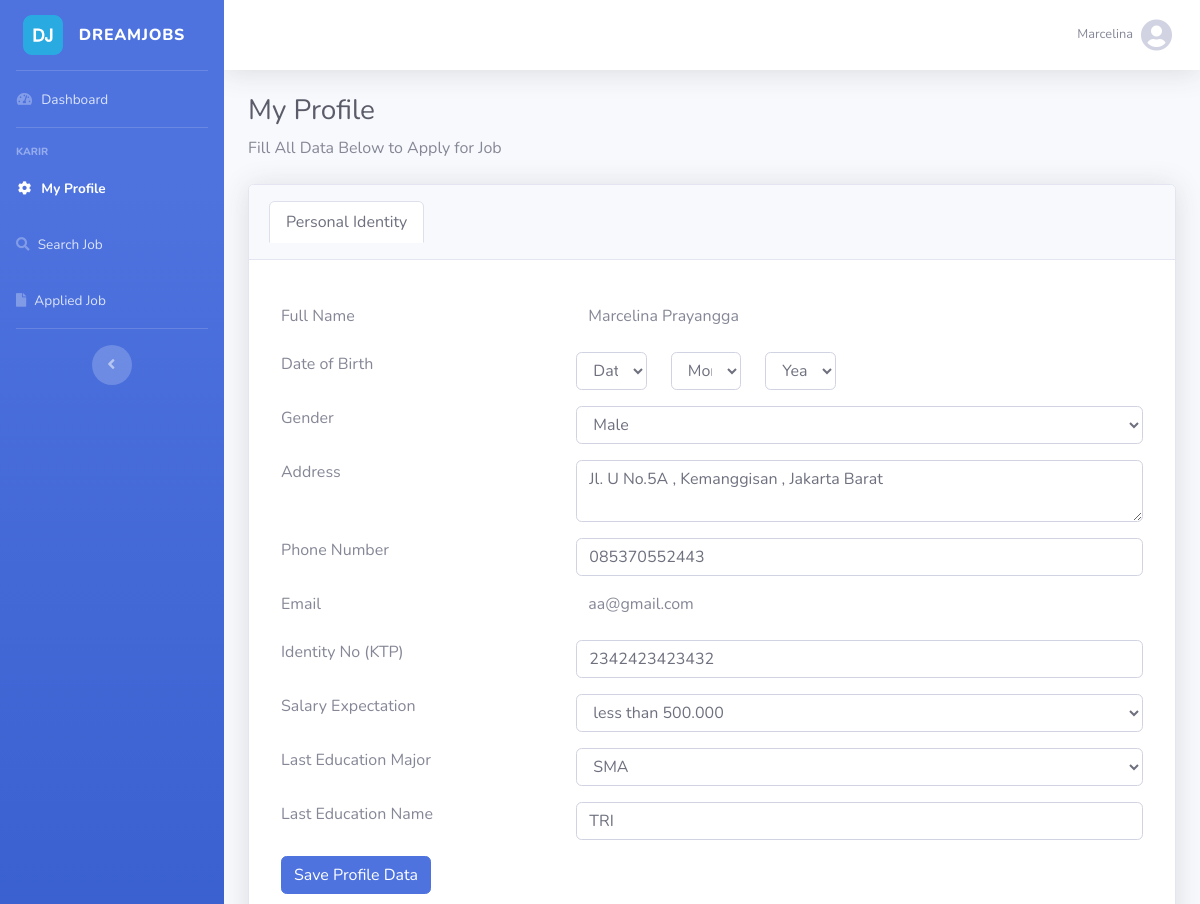
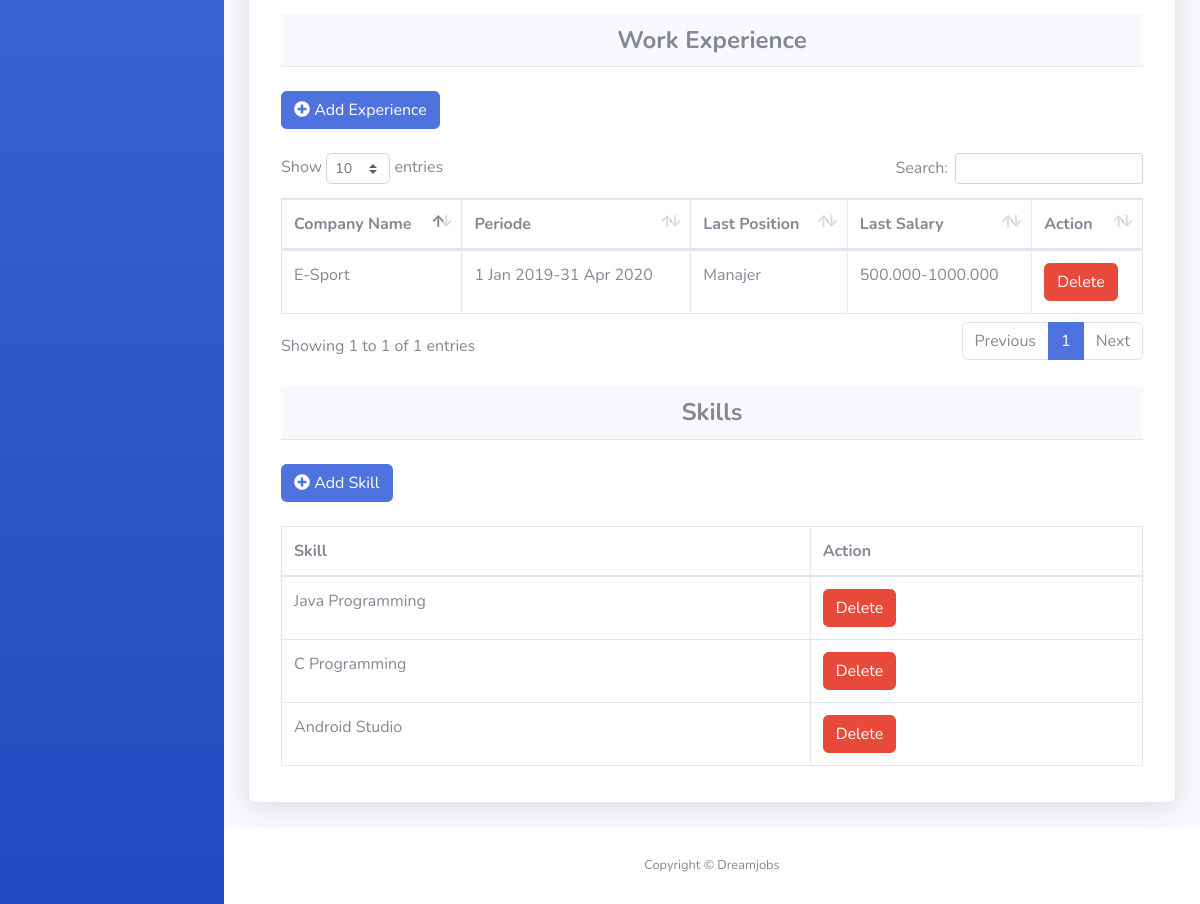
The app's page /UMyProfileEdit.php (signed in) with its own data (2 pictures, top to bottom).
### tables this page shows
CREATE TABLE `trapplicantform` (
  `ApplicantFormId` varchar(15) NOT NULL,
  `UserID` varchar(15) DEFAULT NULL,
  `ApplicantDOB` date DEFAULT NULL,
  `ApplicantGender` varchar(10) DEFAULT NULL,
  `ApplicantAddress` varchar(255) DEFAULT NULL,
  `ApplicantPhone` varchar(55) DEFAULT NULL,
  `ApplicantIdentityNo` varchar(50) DEFAULT NULL,
  `EducationTypeID` int(11) DEFAULT NULL,
  `LastEducationName` varchar(255) DEFAULT NULL,
  `LastEducationMajor` varchar(255) DEFAULT NULL,
  `SalaryRangeID` int(11) DEFAULT NULL,
  `CreatedDate` date DEFAULT NULL,
  `UpdatedDate` date DEFAULT NULL
);

CREATE TABLE `msuser` (
  `UserID` varchar(15) NOT NULL,
  `RoleID` int(11) DEFAULT NULL,
  `FirstName` varchar(50) DEFAULT NULL,
  `LastName` varchar(50) NOT NULL,
  `UserEmail` varchar(255) DEFAULT NULL,
  `UserPassword` varchar(255) DEFAULT NULL,
  `LastLogin` date DEFAULT NULL
);

CREATE TABLE `trworkexperience` (
  `RecID` int(11) NOT NULL,
  `ApplicantFormID` varchar(15) DEFAULT NULL,
  `CompanyName` varchar(255) DEFAULT NULL,
  `WorkPeriod` varchar(50) DEFAULT NULL,
  `LastPosition` varchar(255) DEFAULT NULL,
  `LastSalary` varchar(255) DEFAULT NULL,
  `CreatedDate` date DEFAULT NULL,
  `UpdatedDate` date DEFAULT NULL
);

### UMyProfileEdit.php (the view, shortened to what the rows shown need)
<?php
include "config/DB.php";
$page = "MyProfile";
?>
<!DOCTYPE html>
<html lang="en">
<head><meta http-equiv="Content-Type" content="text/html; charset=utf-8">
  <link href="vendor/fontawesome-free/css/all.min.css" rel="stylesheet" type="text/css">
  <link href="css/sb-admin-2.min.css" rel="stylesheet">
    <link href="vendor/datatables/dataTables.bootstrap4.min.css" rel="stylesheet">
</head>
<body id="page-top">
      <?php include "contain.php"?>
        <div class="container-fluid">
            <h1 class="h3 mb-2 text-gray-800">My Profile</h1>
            <div class="card shadow mb-4">
                <div class="tab-content">
                    <div class="tab-pane active" id="home" role="tabpanel">
                    <?php
                    include "config/DB.php";
                    $query = "SELECT SalaryRangeID,FirstName, LastName,ApplicantDOB,ApplicantGender,ApplicantAddress,ApplicantIdentityNo,ApplicantPhone,UserEmail,LastEducationMajor,LastEducationName
                    FROM trapplicantform JOIN msuser on trapplicantform.UserID = msuser.UserID WHERE trapplicantform.UserID = '".$_SESSION['userid']."' ";
                    $res = $conn->query($query);
                    $res = $res->fetch_assoc();
                    ?>
                        <div class="card-body">
                            <div class="table-responsive">
                                <div class="ibox-content">
                                    <form method="POST" class="form-horizontal col-12" action="controller/UUpdateProfile.php">
                                        <br />
                                        <div class="form-group mb-sm-3 row">
                                            <div class="col-8">
                                               <label class="col-4 control-label"><?php echo $res['FirstName']." ".$res['LastName'] ?></label>
                                            </div>
                                        </div>
                                        <div class="form-group mb-sm-3 row">
                                            <div class="col-8">
                                                <textarea name="address" class="form-control form-control-user"><?= $res['ApplicantAddress'] ?></textarea>
                                            </div>
                                        </div>
                                        <div class="form-group mb-sm-3 row">
                                            <div class="col-8">
                                                <input type="text" name="phoneNumber" class="form-control form-control-user" value=<?= $res['ApplicantPhone'] ?>>
                                            </div>
                                        </div>
                                        <div class="form-group mb-sm-3 row">
                                            <div class="col-8">
                                                <label class="col-4 control-label"><?= $res['UserEmail'] ?></label>
                                            </div>
                                        </div>
                                        <div class="form-group mb-sm-3 row">
                                            <div class="col-8">
                                                <input type="text" name="IdentityNo" class="form-control form-control-user" value=<?= $res['ApplicantIdentityNo'] ?>>
                                            </div>
                                        </div>
                                        <br><br>
                                            <br />
                                            <div class="table-responsive">
                                                <br />
                                                <br />
                                                <table class="table table-bordered" id="dataTable" width="100%" cellspacing="0">
                                                    <thead>
                                                        <tr>
                                                            <th>Company Name</th>
                                                            <th>Periode</th>
                                                            <th>Last Position</th>
                                                            <th>Last Salary</th>
                                                            <th>Action</th>
                                                        </tr>
                                                    </thead>
                                                    <?php
                                                          $query = "SELECT CompanyName,WorkPeriod,LastPosition,LastSalary,RecID FROM trworkexperience A
                                                          JOIN trapplicantform B ON A.ApplicantFormID = B.ApplicantFormId
                                                          WHERE B.userid = '".$_SESSION['userid']."'";
                                                          $res = $conn->query($query);
                                                      ?>
                                                    <tbody>
                                                      <?php while($row = $res->fetch_assoc()){ ?>
                                                        <tr>
                                                            <td><?= $row['CompanyName'] ?></td>
                                                            <td><?= $row['WorkPeriod'] ?></td>
                                                            <td><?= $row['LastPosition'] ?></td>
                                                            <td><?= $row['LastSalary'] ?></td>
                                                            <td>
                                                                <a href="controller/UDeleteExperience.php?RecID=<?=$row['RecID']?>" class="btn btn-danger btn-user">
                                                                    Delete
                                                                </a>
                                                            </td>
                                                        </tr>
                                                        <?php } ?>
                                                    </tbody>
                                                </table>
                                            </div>
                                        <br />
                                        <br />
                                        <div class="table-responsive">
                                            <br />
                                            <br />
                                            <table class="table table-bordered" id="myTable2" width="100%" cellspacing="0">
                                                <thead>
                                                    <tr>
                                                        <th>Skill</th>
                                                        <th>Action</th>
                                                    </tr>
                                                </thead>
                                            </table>
                                        </div>
                                    </form>
                                </div>
                            </div>
                        </div>
                    </div>
                </div>
            </div>
        </div>
      </div>
    </div>
  </div>
</body>
</html>

### contain.php (shortened to what the rows shown need)
<div id="wrapper">
<ul class="navbar-nav bg-gradient-primary sidebar sidebar-dark accordion" id="accordionSidebar">
  <?php
        include_once "config/DB.php";
        $query="SELECT SalaryRangeID,ApplicantDOB, ApplicantGender, ApplicantAddress, ApplicantPhone, ApplicantIdentityNo,EducationTypeID,LastEducationName,
        LastEducationMajor from trapplicantform a join msuser b on a.userid=b.userid where a.userid='".$_SESSION['userid']."'";
        $result=$conn->query($query);
        while($temp=$result->fetch_assoc()){
          if($temp['ApplicantDOB']==null||$temp['ApplicantGender']==null||$temp['ApplicantAddress']==null||
                           $temp['ApplicantPhone']==null||$temp['ApplicantIdentityNo']==null||$temp['EducationTypeID'] ==null
                           ||  $temp['LastEducationName']==null||$temp['LastEducationMajor']==null||$temp['SalaryRangeID']==null)
                        {
                           { ?>  <a class="sidebar-brand d-flex align-items-center justify-content-center" href="UDashboardNew.php">
                                  <img src="logo.png" alt="gambar" style="width: 40px">
                                  <div class="sidebar-brand-text mx-3">DREAMJOBS</div>
                                </a>
                                  <?php }
                        } else{
                             { ?> <a class="sidebar-brand d-flex align-items-center justify-content-center" href="UDashboardExists.php">
                                    <img src="logo.png" alt="gambar" style="width: 40px">
                                    <div class="sidebar-brand-text mx-3">DREAMJOBS</div>
                                  </a>
                                  <?php }
                        }
        ?>
      <?php }?>
  <li class="nav-item <?php if($page == "Dashboard") echo "active";?>">
  <?php
        include_once "config/DB.php";
        $query="SELECT SalaryRangeID,ApplicantDOB, ApplicantGender, ApplicantAddress, ApplicantPhone, ApplicantIdentityNo,EducationTypeID,LastEducationName,LastEducationMajor from trapplicantform a join msuser b on a.userid=b.userid where a.userid='".$_SESSION['userid']."'";
        $result=$conn->query($query);
        while($temp=$result->fetch_assoc()){
          if($temp['ApplicantDOB']==null||$temp['ApplicantGender']==null||$temp['ApplicantAddress']==null||
                           $temp['ApplicantPhone']==null||$temp['ApplicantIdentityNo']==null||$temp['EducationTypeID'] ==null
                           ||  $temp['LastEducationName']==null||$temp['LastEducationMajor']==null||$temp['SalaryRangeID']==null)
                        {
                           { ?>   <a class="nav-link" href="UDashboardNew.php">
                                  <i class="fas fa-fw fa-tachometer-alt"></i>
                                  <span>Dashboard</span></a>
                                  <?php }
                        } else{
                             { ?> <a class="nav-link" href="UDashboardExists.php">
                                  <i class="fas fa-fw fa-tachometer-alt"></i>
                                  <span>Dashboard</span></a>
                                  <?php }
                        }
        ?>
      <?php }?>
  </li>
  <li class="nav-item <?php if($page == "MyProfile") echo "active";?>">
      <?php
        include_once "config/DB.php";
        $query="SELECT SalaryRangeID,ApplicantDOB, ApplicantGender, ApplicantAddress, ApplicantPhone, ApplicantIdentityNo,EducationTypeID,LastEducationName,LastEducationMajor from trapplicantform a join msuser b on a.userid=b.userid where a.userid='".$_SESSION['userid']."'";
        $result=$conn->query($query);
        while($temp=$result->fetch_assoc()){
          if($temp['ApplicantDOB']==null||$temp['ApplicantGender']==null||$temp['ApplicantAddress']==null||
                           $temp['ApplicantPhone']==null||$temp['ApplicantIdentityNo']==null||$temp['EducationTypeID'] ==null
                           ||  $temp['LastEducationName']==null||$temp['LastEducationMajor']==null||$temp['SalaryRangeID']==null)
                        {
                           { ?> <a class="nav-link collapsed" href="UMyProfileCreate.php">
                            <i class="fas fa-fw fa-cog"></i>
                            <span>My Profile</span></a><?php }
                        } else{
                             { ?> <a class="nav-link collapsed" href="UMyProfile.php">
                                 <i class="fas fa-fw fa-cog"></i>
                                  <span>My Profile</span>
                             </a><?php }
                        }
        ?>
      <?php }?>
  </li>
</ul>
<div id="content-wrapper" class="d-flex flex-column">
  <div id="content">

### records on screen
trapplicantform: ApplicantGender "Female" (drawn), ApplicantDOB "Dashboard", UserID.FirstName "Marcelina", UserID.LastName "Prayangga", address "Jl. U No.5A , Kemanggisan , Jakarta Barat", phoneNumber "085370552443", UserID.UserEmail "aa@gmail.com", IdentityNo "2342423423432"
trworkexperience: CompanyName "E-Sport", WorkPeriod "1 Jan 2019-31 Apr 2020", LastPosition "Manajer", LastSalary "500.000-1000.000"

### other values on screen
$_SESSION['user'] "Marcelina"
$row['SkillName'] "Java Programming"
$row['SkillName'] "C Programming"
$row['SkillName'] "Android Studio"
